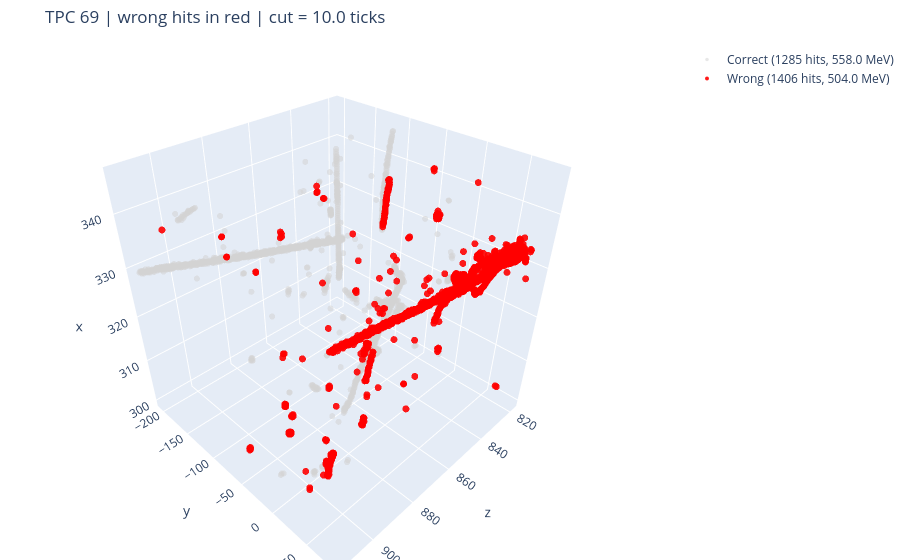

The notebook cell saved with this chart:
### Markdown cell above
## 7 · Event displays

Pre-rendered interactive 3D + light/charge for this target are in `bad_tpc_gallery/`:
open the `.html` files (rotatable) or view the `.png`. To (re)render inline for any TPC, run the
cell below — it uses the same M5p1 tools as the gallery (needs the pytorch/2.8.0 kernel).

### Code cell
stem = f"b{T['i']}_{T['file']}_ev{T['event']}_tpc{TPC}"
print('pre-rendered files:')
for k in ('wrong3d', 'reco3d', 'truth3d', 'light_charge'):
    for ext in ('html', 'png'):
        p = os.path.join(GALLERY, f'{stem}_{k}.{ext}')
        if os.path.exists(p): print('  ', p)

# --- inline 3D (RED = wrong hits) ---
try:
    from M5p1 import plottingTools as pt
    from M5p1 import truth_plotting as tp
    m = EV.tpc == TPC
    tp.plot_wrong_hits_3d(int(TPC), EV.truth_t0, hit_timestamps=EV.ts_final, hitTPCid=EV.tpc,
                          xset=EV.x, yset=EV.y, zset=EV.z, Eset=EV.e, residual_cut_ticks=CUT,
                          marker_size=3.5, wrong_color='red', correct_color='lightgray', show=True)
except Exception as ex:
    print('inline 3D needs the pytorch/2.8.0 kernel + M5p1 tools; open the gallery .html instead.', ex)

### Figure 1 — Plotly figure (JSON) as saved in the notebook; plotly's stock layout.template omitted (floating-point values rounded to 4 significant figures; data arrays with more than 128 entries replaced by an {"elided": "..."} marker saying what was removed)
{"data": [{"hoverinfo": "text+x+y+z", "marker": {"color": "lightgray", "line": {"width": 0}, "opacity": 0.55, "size": 3.5}, "mode": "markers", "name": "Correct (1285 hits, 558.0 MeV)", "text": {"elided": "1285 str values"}, "type": "scatter3d", "x": {"elided": "1285 float values"}, "y": {"elided": "1285 float values"}, "z": {"elided": "1285 float values"}}, {"hoverinfo": "text+x+y+z", "marker": {"color": "red", "line": {"width": 0}, "opacity": 0.9, "size": 4}, "mode": "markers", "name": "Wrong (1406 hits, 504.0 MeV)", "text": {"elided": "1406 str values"}, "type": "scatter3d", "x": {"elided": "1406 float values"}, "y": {"elided": "1406 float values"}, "z": {"elided": "1406 float values"}}], "layout": {"margin": {"b": 0, "l": 0, "r": 0, "t": 45}, "scene": {"xaxis": {"title": {"text": "z"}}, "yaxis": {"title": {"text": "y"}}, "zaxis": {"title": {"text": "x"}}}, "showlegend": true, "title": {"text": "TPC 69 | wrong hits in red | cut = 10.0 ticks"}}}
